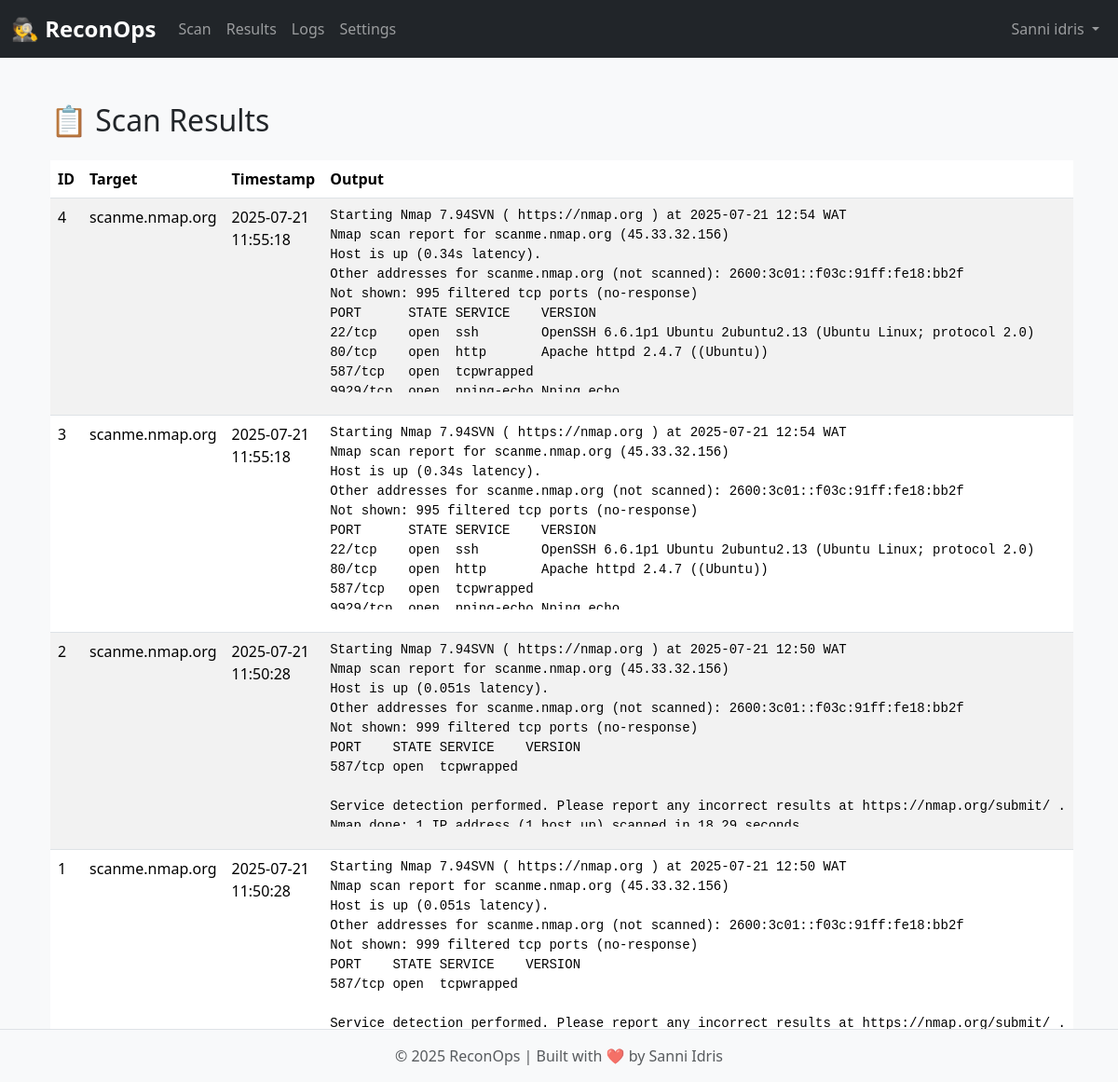
The page /results (signed in) on the database its author committed.
### reconops_dashboard/models.py (models this page shows, shortened)
class User(UserMixin, db.Model):
    __tablename__ = 'users'
    id = db.Column(db.Integer, primary_key=True)
    username = db.Column(db.String(64), unique=True, nullable=False)
    email = db.Column(db.String(120), unique=True, nullable=False)
    password_hash = db.Column(db.String(128), nullable=False)
    role = db.Column(db.String(20), default='user')  # e.g., 'admin' or 'user'

class ScanResult(db.Model):
    __tablename__ = 'scan_results'
    id = db.Column(db.Integer, primary_key=True)
    target = db.Column(db.String(255), nullable=False)
    scan_output = db.Column(db.Text, nullable=False)
    created_at = db.Column(db.DateTime, default=datetime.utcnow)

### reconops_dashboard/routes/main_routes.py (the view)
@main.route('/results')
@login_required
def results():
    scans = ScanResult.query.order_by(ScanResult.created_at.desc()).all()
    return render_template('results.html', scans=scans)

### reconops_dashboard/models.py (called while the page is built)
@login_manager.user_loader
def load_user(user_id):
    return User.query.get(int(user_id))

### reconops_dashboard/templates/results.html
{% extends 'base.html' %}
{% block content %}
<div class="container mt-5">
    <h2 class="mb-4">📋 Scan Results</h2>
    {% if scans %}
        <table class="table table-striped">
            <thead>
                <tr>
                    <th>ID</th>
                    <th>Target</th>
                    <th>Timestamp</th>
                    <th>Output</th>
                </tr>
            </thead>
            <tbody>
                {% for scan in scans %}
                <tr>
                    <td>{{ scan.id }}</td>
                    <td>{{ scan.target }}</td>
                    <td>{{ scan.created_at.strftime('%Y-%m-%d %H:%M:%S') }}</td>
                    <td>
                        <pre style="max-height:200px; overflow:auto;">{{ scan.scan_output }}</pre>
                    </td>
                </tr>
                {% endfor %}
            </tbody>
        </table>
    {% else %}
        <p class="text-muted">No scans have been recorded yet.</p>
    {% endif %}
</div>
{% endblock %}

### reconops_dashboard/templates/base.html (shortened to what this page needs)
<!DOCTYPE html>
<html lang="en">
<head>
    <link href="https://cdn.jsdelivr.net/npm/bootstrap@5.3.2/dist/css/bootstrap.min.css" rel="stylesheet" />
    <link rel="stylesheet" href="{{ url_for('static', filename='css/styles.css') }}" />
</head>
<body>
    <nav class="navbar navbar-expand-lg navbar-dark bg-dark">
        <div class="container-fluid">
            <a class="navbar-brand" href="{{ url_for('main.home') }}">🕵️ ReconOps</a>
            <div class="collapse navbar-collapse" id="navbarNav">
                <ul class="navbar-nav me-auto">
                    <li class="nav-item">
                        <a class="nav-link" href="{{ url_for('main.scan') }}">Scan</a>
                    </li>
                    <li class="nav-item">
                        <a class="nav-link" href="{{ url_for('main.results') }}">Results</a>
                    </li>
                    <li class="nav-item">
                        <a class="nav-link" href="{{ url_for('main.logs') }}">Logs</a>
                    </li>
                    <li class="nav-item">
                        <a class="nav-link" href="{{ url_for('settings.settings') }}">Settings</a>
                    </li>
                </ul>
                <ul class="navbar-nav ms-auto">
                    {% if current_user.is_authenticated %}
                        <li class="nav-item dropdown">
                            <a
                                class="nav-link dropdown-toggle"
                                href="#"
                                id="userDropdown"
                                role="button"
                                data-bs-toggle="dropdown"
                                aria-expanded="false"
                            >
                                {{ current_user.username }}
                            </a>
                        </li>
                    {% endif %}
                </ul>
            </div>
        </div>
    </nav>
    <div class="container mt-4">
        {% block content %}{% endblock %}
    </div>
    <footer class="footer mt-auto py-3 bg-light text-center">
        <div class="container">
            <span class="text-muted">© 2025 ReconOps | Built with ❤️ by Sanni Idris</span>
        </div>
    </footer>
</body>
</html>

### reconops_dashboard/static/css/styles.css (style rules this page uses)
body { background-color: #f8f9fa; font-family: "Segoe UI", Tahoma, Geneva, Verdana, sans-serif; }
.navbar-brand { font-weight: bold; font-size: 1.5rem; }
footer { position: fixed; bottom: 0; width: 100%; background: #f8f9fa; border-top: 1px solid #dee2e6; }

### rows shown on the page
User: username "Sanni idris"
ScanResult: id "4", target "scanme.nmap.org", created_at "2025-07-21 11:55:18", scan_output "Starting Nmap 7.94SVN ( https://nmap.org ) at 2025-07-21 12:54 WAT Nmap scan report for scanme.nmap.org (45.33.32.156) Host is up (0.34s latency). Other addresses for scanme.nmap.org (not scanned): 2600:3c01::f03c:91ff:fe18:bb2f Not shown: 995 filtered tcp ports (no-response) PORT STATE SERVICE VERSION 22/tcp open ssh OpenSSH 6.6.1p1 Ubuntu 2ubuntu2.13 (Ubuntu Linux; protocol 2.0) 80/tcp open http Apache httpd 2.4.7 ((Ubuntu)) 587/tcp open tcpwrapped…"
ScanResult: id "3", target "scanme.nmap.org", created_at "2025-07-21 11:55:18", scan_output "Starting Nmap 7.94SVN ( https://nmap.org ) at 2025-07-21 12:54 WAT Nmap scan report for scanme.nmap.org (45.33.32.156) Host is up (0.34s latency). Other addresses for scanme.nmap.org (not scanned): 2600:3c01::f03c:91ff:fe18:bb2f Not shown: 995 filtered tcp ports (no-response) PORT STATE SERVICE VERSION 22/tcp open ssh OpenSSH 6.6.1p1 Ubuntu 2ubuntu2.13 (Ubuntu Linux; protocol 2.0) 80/tcp open http Apache httpd 2.4.7 ((Ubuntu)) 587/tcp open tcpwrapped…"
ScanResult: id "2", target "scanme.nmap.org", created_at "2025-07-21 11:50:28", scan_output "Starting Nmap 7.94SVN ( https://nmap.org ) at 2025-07-21 12:50 WAT Nmap scan report for scanme.nmap.org (45.33.32.156) Host is up (0.051s latency). Other addresses for scanme.nmap.org (not scanned): 2600:3c01::f03c:91ff:fe18:bb2f Not shown: 999 filtered tcp ports (no-response) PORT STATE SERVICE VERSION 587/tcp open tcpwrapped Service detection performed. Please report any incorrect results at https://nmap.org/submit/ .…"
ScanResult: id "1", target "scanme.nmap.org", created_at "2025-07-21 11:50:28", scan_output "Starting Nmap 7.94SVN ( https://nmap.org ) at 2025-07-21 12:50 WAT Nmap scan report for scanme.nmap.org (45.33.32.156) Host is up (0.051s latency). Other addresses for scanme.nmap.org (not scanned): 2600:3c01::f03c:91ff:fe18:bb2f Not shown: 999 filtered tcp ports (no-response) PORT STATE SERVICE VERSION 587/tcp open tcpwrapped Service detection performed. Please report any incorrect results at https://nmap.org/submit/ .…"
